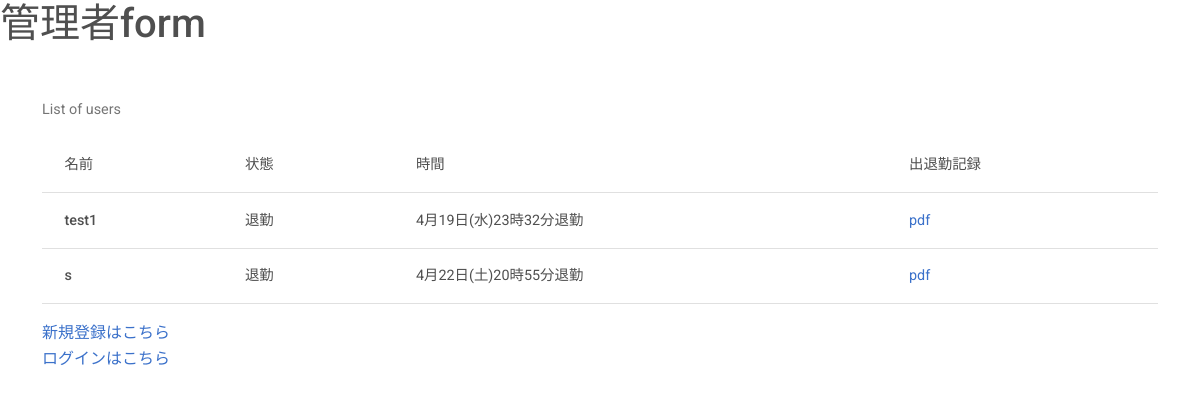
The app's page /adminform (signed in), older data.
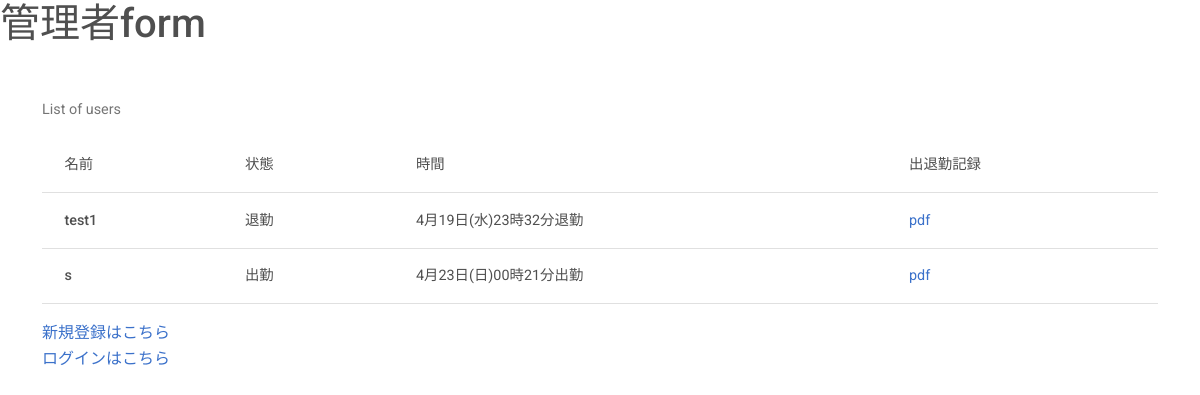
The same page, newer data.
### attendance/models.py (models this page shows, shortened)
class Account(models.Model):
    user = models.ForeignKey(User, on_delete=models.CASCADE)
    is_working = models.BooleanField(default=False)
    start_time = models.DateTimeField(verbose_name="開始時間")
    end_time = models.DateTimeField(verbose_name="終了時間")

### attendance/views.py (the view)
# urls.py: path("adminform", views.AdminFrom.as_view(), name="AdminForm"),
class AdminFrom(ListView):
    model = Account
    template_name = "attendance/admin_form.html"
    def get(self,request):
        if not request.user.is_superuser:
            return HttpResponseRedirect(reverse('Login'))
        return super().get(request)

### templates/attendance/admin_form.html (shortened to what this page needs)
{% extends "attendance/DB5_base.html" %}
{% block body %}
<header><h1>管理者form</h1></header>
<br>
<div class="container">
    <table class="table caption-top">
        <caption>List of users</caption>
        <thead>
          <tr>
            <th scope="col">名前</th>
            <th scope="col">状態</th>
            <th scope="col">時間</th>
            <th scope="col">出退勤記録</th>
          </tr>
        </thead>
        <tbody>
        {% for account in object_list %}
            <tr>
            {% if not account.user.username == "admin" %}
            <th scope="row">{{account.user}}</th>
                {% if account.is_working %}
                    <td>出勤</td>
                    <td>{{ account.start_time|date:"n月d日(D)H時i分" }}出勤</td>
                {% else %}
                    <td>退勤</td>
                    <td>{{ account.end_time|date:"n月d日(D)H時i分" }}退勤</td>
                {% endif %}
                <td>
                    <a href="{% url 'PopPDF' user=account.user.username %}" target="_blank" rel="noreferrer noopener">pdf</a>
                </td>
            {% endif %}
            </tr>
        {% endfor %}
        </tbody>
      </table>
      <a href="{% url 'Register' %}">新規登録はこちら</a><br>
      <a href="{% url 'Login' %}">ログインはこちら</a><br>
 </div>
{% endblock body %}

Row changes from the older to the newer data that the page shows:
changed Account (number 2 of 2 on the later page): start_time (not shown) → "4月23日(日)00時21分"; end_time "4月22日(土)20時55分" → (not shown); is_working "退勤 退勤" → "出勤 出勤"
